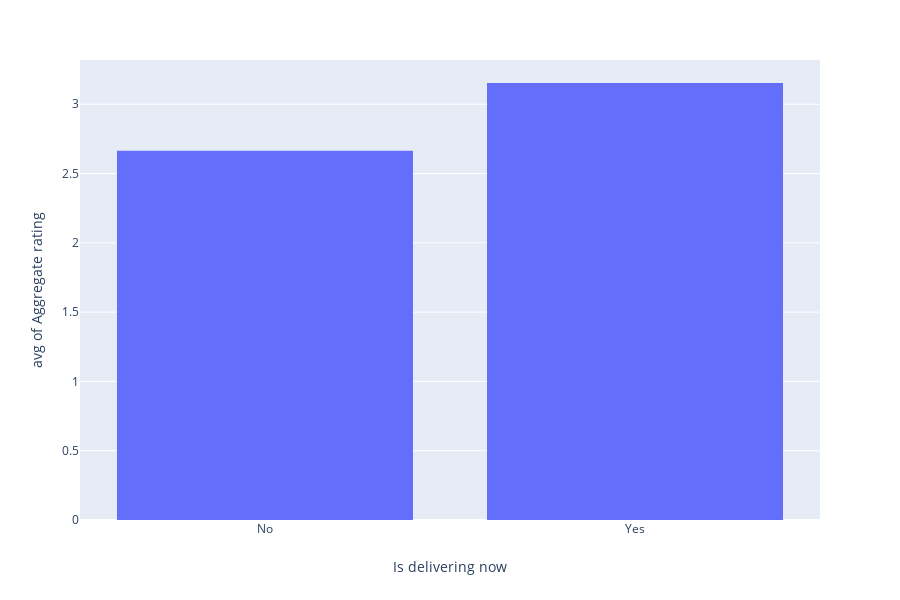

Write notebook code for a chart like this one.
### Markdown cell above
**Observations**: Restaurants which have table booking available have more ratings in general.

### Code cell
px.histogram(zomato_data, x="Is delivering now", y="Aggregate rating", histfunc="avg")

### Figure 1 — Plotly figure (JSON) as saved in the notebook; plotly's stock layout.template omitted (floating-point values rounded to 4 significant figures; data arrays with more than 128 entries replaced by an {"elided": "..."} marker saying what was removed)
{"data": [{"alignmentgroup": "True", "histfunc": "avg", "hoverlabel": {"namelength": 0}, "hovertemplate": "Is delivering now=%{x}<br>avg of Aggregate rating=%{y}", "legendgroup": "", "marker": {"color": "#636efa"}, "name": "", "offsetgroup": "", "orientation": "v", "showlegend": false, "type": "histogram", "uid": "364f1fa7-bf3e-4fbd-a73c-a46ae5665a25", "x": {"elided": "9551 str values"}, "xaxis": "x", "y": {"elided": "9551 float values"}, "yaxis": "y"}], "layout": {"barmode": "relative", "grid": {"xaxes": ["x"], "xgap": 0.1, "xside": "bottom", "yaxes": ["y"], "ygap": 0.1, "yside": "left"}, "height": 600, "legend": {"tracegroupgap": 0}, "margin": {"t": 60}, "xaxis": {"title": {"text": "Is delivering now"}}, "yaxis": {"title": {"text": "avg of Aggregate rating"}}}}
